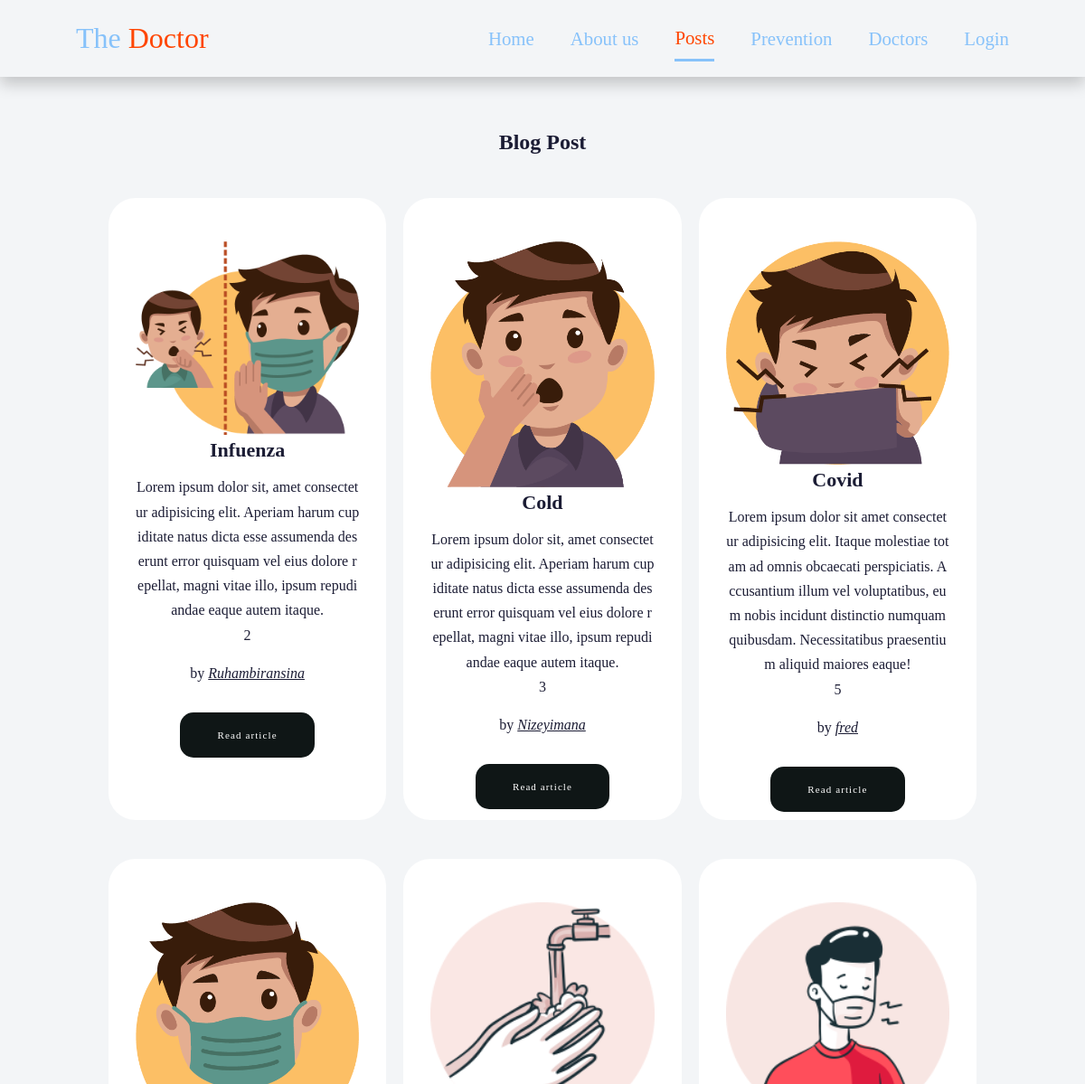
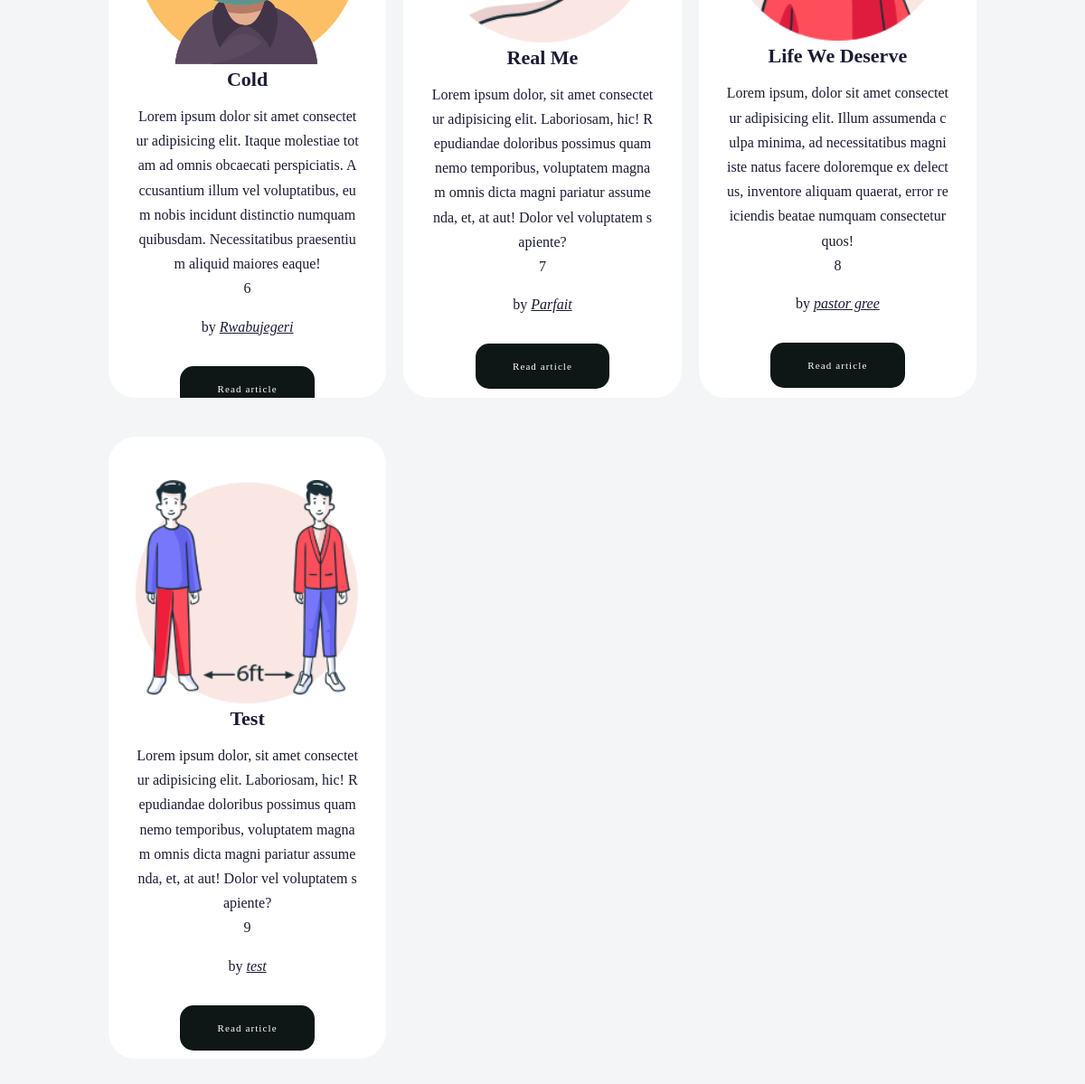
The app's page /health/post.php with its own data (2 pictures, top to bottom).
### tables this page shows
CREATE TABLE `post` (
  `post_id` int(11) NOT NULL,
  `post_image` varchar(200) NOT NULL,
  `post_author` varchar(255) NOT NULL,
  `post_title` varchar(255) NOT NULL,
  `post_description` varchar(255) NOT NULL,
  `created_at` timestamp NOT NULL DEFAULT current_timestamp() ON UPDATE current_timestamp()
);

### health/post.php (the view, shortened to what this page needs)
<?php
include('dbconnect.php');
?>
<!DOCTYPE html>
<html lang="en">
<head>
    <link rel="stylesheet" href="post.css">
</head>
<body>
<header>
<a href="#" class="logo"><span>The</span> Doctor</a>
<nav class="navbar">
    <ul>
        <li><a  href="index.php">Home</a></li>
        <li><a href="index.php#about">About us</a></li>
        <li><a class="active" href="post.php">Posts</a></li>
        <li><a href="index.php#prevent">Prevention</a></li>
        <li><a href="index.php#doctor">Doctors</a></li>
        <li><a href="logintodashboard.php">Login</a></li>
    </ul>
</nav>
</header>
<section>
    <div class="container">
        <h1 style="text-align:center;">Blog Post</h1>
        <div class="grid">
            <?php
               $query = 'SELECT * FROM post';
               $result = mysqli_query($conn, $query);
               if(mysqli_num_rows($result)>0)
               {
                   while($row=mysqli_fetch_assoc($result))
                   {
                      echo '<div class="card">
                                 <div class="card_img">
                                     <img src="" alt="">
                                 </div>
                                 <div class="card_body">
                                 <img src='.$row['post_image'].'?>
                                     <h2 class="card_title">'.$row['post_title'].'</h2>
                                    <p>'.$row['post_description'].'</p>
                                    <p>'.$row['post_id'].'</p>
                                     <p class="card_author">by <a href="#" class="author_link">'.$row['post_author'].'</a></p>
                                     <a  class="read_more" href="details.php?id='.$row['post_id'].'">Read article</a>
                             </div>
                             </div>';
                   }
               }
            ?>
        </div>
    </div>
</section>
</body>
</html>

### health/post.css (style rules this page uses)
:root { --red: #87c2fa; }
* { margin: 0; padding: 0; box-sizing: border-box; }
body { align-items: center; background-color: #f3f5f7; width: 100%; min-height: 100vh; color: #1b1c34; display: flex; justify-content: center; align-items: center; }
section { min-height: 100vh; padding-top: 9rem; }
header { width: 100%; display: flex; align-items: center; justify-content: space-between; position: fixed; top: 0; left: 0; z-index: 1000; padding: 1.5rem 7%; box-shadow: 0 0.5rem 1rem rgba(0, 0, 0, 0.2); }
header .logo { font-size: 2rem; color: orangered; text-decoration: none; }
header .logo span { color: var(--red); }
header .navbar ul { display: flex; align-items: center; justify-content: center; list-style: none; }
header .navbar ul li { margin-left: 2.5rem; }
header .navbar ul li a { color: var(--red); font-size: 1.3rem; text-decoration: none; }
header .navbar ul li a.active, header .navbar ul li a:hover { color: orangered; border-bottom: 0.2rem solid var(--red); padding: 0.7rem 0; }
.container { max-width: 70%; margin: 0 auto; height: 100%; }
.grid { display: grid; grid-template-columns: 1fr 1fr 1fr; gap: 3%; margin: 5% 0; }
.card { overflow: hidden; padding: 20px; background-color: #fff; border-radius: 30px; text-align: center; }
.card_body { padding: 26px 20px 36px 20px; }
.card_body img { width: 100%; height: auto; border-radius: 20px; }
.card_title { font-family: "Merriweather", serif; font-weight: 900; text-transform: capitalize; font-size: 26px; padding-bottom: 20px; }
.card_body p { font-weight: 400; font-size: 18px; line-height: 1.7; line-break: anywhere; }
p.card_author { font-size: 15px; padding-top: 15px; }
p.card_author a { color: #1b1c34; font-style: italic; }
a.read_more { color: #fff; font-size: 13px; text-decoration: none; letter-spacing: 1.1px; background: #0f1616; margin-top: 50px; padding: 24px 0px; border-radius: 15px; display: inline-block; width: 70%; transition: all 0.3s ease-in-out; }
@media only screen and (max-width: 1441px) and (min-width: 1025px) { .container { max-width: 80%; } }
@media only screen and (max-width: 1441px) and (min-width: 1025px) { .grid { gap: 2%; } }
@media only screen and (max-width: 1441px) and (min-width: 1025px) { .card { padding: 15px; } }
@media only screen and (max-width: 1441px) and (min-width: 1025px) { .card_body { padding: 15px; } }
@media only screen and (max-width: 1441px) and (min-width: 1025px) { .card_title { font-size: 22px; padding-bottom: 14px; } }
@media only screen and (max-width: 1441px) and (min-width: 1025px) { .card_body p { font-size: 16px; } }
@media only screen and (max-width: 1441px) and (min-width: 1025px) { a.read_more { padding: 19px 0; width: 60%; font-size: 11px; margin-top: 30px; } }

### records on screen
post: shows a picture, post_title "Infuenza", post_description "Lorem ipsum dolor sit, amet consectetur adipisicing elit. Aperiam harum cupiditate natus dicta esse assumenda deserunt error quisquam vel eius dolore repellat, magni vitae illo, ipsum repudiandae eaque autem itaque.", post_id "2", post_author "Ruhambiransina"
post: shows a picture, post_title "Cold", post_description "Lorem ipsum dolor sit, amet consectetur adipisicing elit. Aperiam harum cupiditate natus dicta esse assumenda deserunt error quisquam vel eius dolore repellat, magni vitae illo, ipsum repudiandae eaque autem itaque.", post_id "3", post_author "Nizeyimana"
post: post_image (picture), post_title "Covid", post_description "Lorem ipsum dolor sit amet consectetur adipisicing elit. Itaque molestiae totam ad omnis obcaecati perspiciatis. Accusantium illum vel voluptatibus, eum nobis incidunt distinctio numquam quibusdam. Necessitatibus praesentium aliquid maiores eaque!", post_id "5", post_author "fred"
post: post_image (picture), post_title "Cold", post_description "Lorem ipsum dolor sit amet consectetur adipisicing elit. Itaque molestiae totam ad omnis obcaecati perspiciatis. Accusantium illum vel voluptatibus, eum nobis incidunt distinctio numquam quibusdam. Necessitatibus praesentium aliquid maiores eaque!", post_id "6", post_author "Rwabujegeri"
post: post_image (picture), post_title "Real Me", post_description "Lorem ipsum dolor, sit amet consectetur adipisicing elit. Laboriosam, hic! Repudiandae doloribus possimus quam nemo temporibus, voluptatem magnam omnis dicta magni pariatur assumenda, et, at aut! Dolor vel voluptatem sapiente?", post_id "7", post_author "Parfait"
post: post_image (picture), post_title "Life We Deserve", post_description "Lorem ipsum, dolor sit amet consectetur adipisicing elit. Illum assumenda culpa minima, ad necessitatibus magni iste natus facere doloremque ex delectus, inventore aliquam quaerat, error reiciendis beatae numquam consectetur quos!", post_id "8", post_author "pastor gree"
post: post_image (picture), post_title "Test", post_description "Lorem ipsum dolor, sit amet consectetur adipisicing elit. Laboriosam, hic! Repudiandae doloribus possimus quam nemo temporibus, voluptatem magnam omnis dicta magni pariatur assumenda, et, at aut! Dolor vel voluptatem sapiente?", post_id "9", post_author "test"
